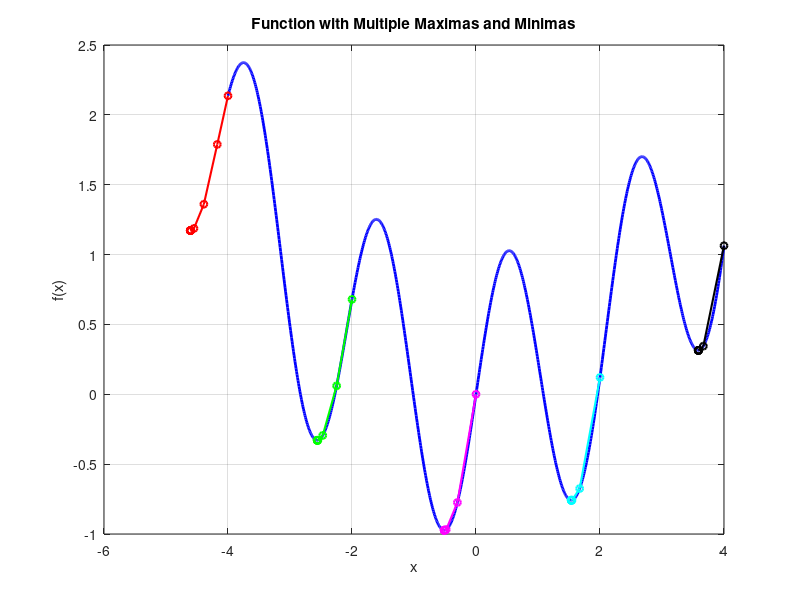

Write the MATLAB code that produced this figure.
% Example 1: Many Maximas and Minimas

% Define the function f(x) = sin(3x) + 0.1x^2
f = @(x) sin(3*x) + 0.1*x.^2;

% Define the gradient of f(x)
grad_f = @(x) 3*cos(3*x) + 0.2*x;

% Range of x
x = linspace(-4, 4, 1000);
y = f(x);

% Plot the function
figure;
plot(x, y, 'b-', 'LineWidth', 2);
hold on;
xlabel('x');
ylabel('f(x)');
title('Function with Multiple Maximas and Minimas');
grid on;

% Initial points for gradient descent
initial_points = [-4, -2, 0, 2, 4];
colors = ['r', 'g', 'm', 'c', 'k'];

% Perform gradient descent for each initial point
for i = 1:length(initial_points)
    x0 = initial_points(i);
    x_current = x0;
    learning_rate = 0.1;
    max_iterations = 100;
    trajectory = x_current;
    
    for iter = 1:max_iterations
        grad = grad_f(x_current);
        x_next = x_current - learning_rate * grad;
        trajectory(end+1) = x_next;
        if abs(x_next - x_current) < 1e-6
            break;
        end
        x_current = x_next;
    end
    
    % Plot the trajectory
    plot(trajectory, f(trajectory), 'o-', 'Color', colors(i), 'LineWidth', 1.5, 'MarkerSize', 5);
end

hold off;
pause;
